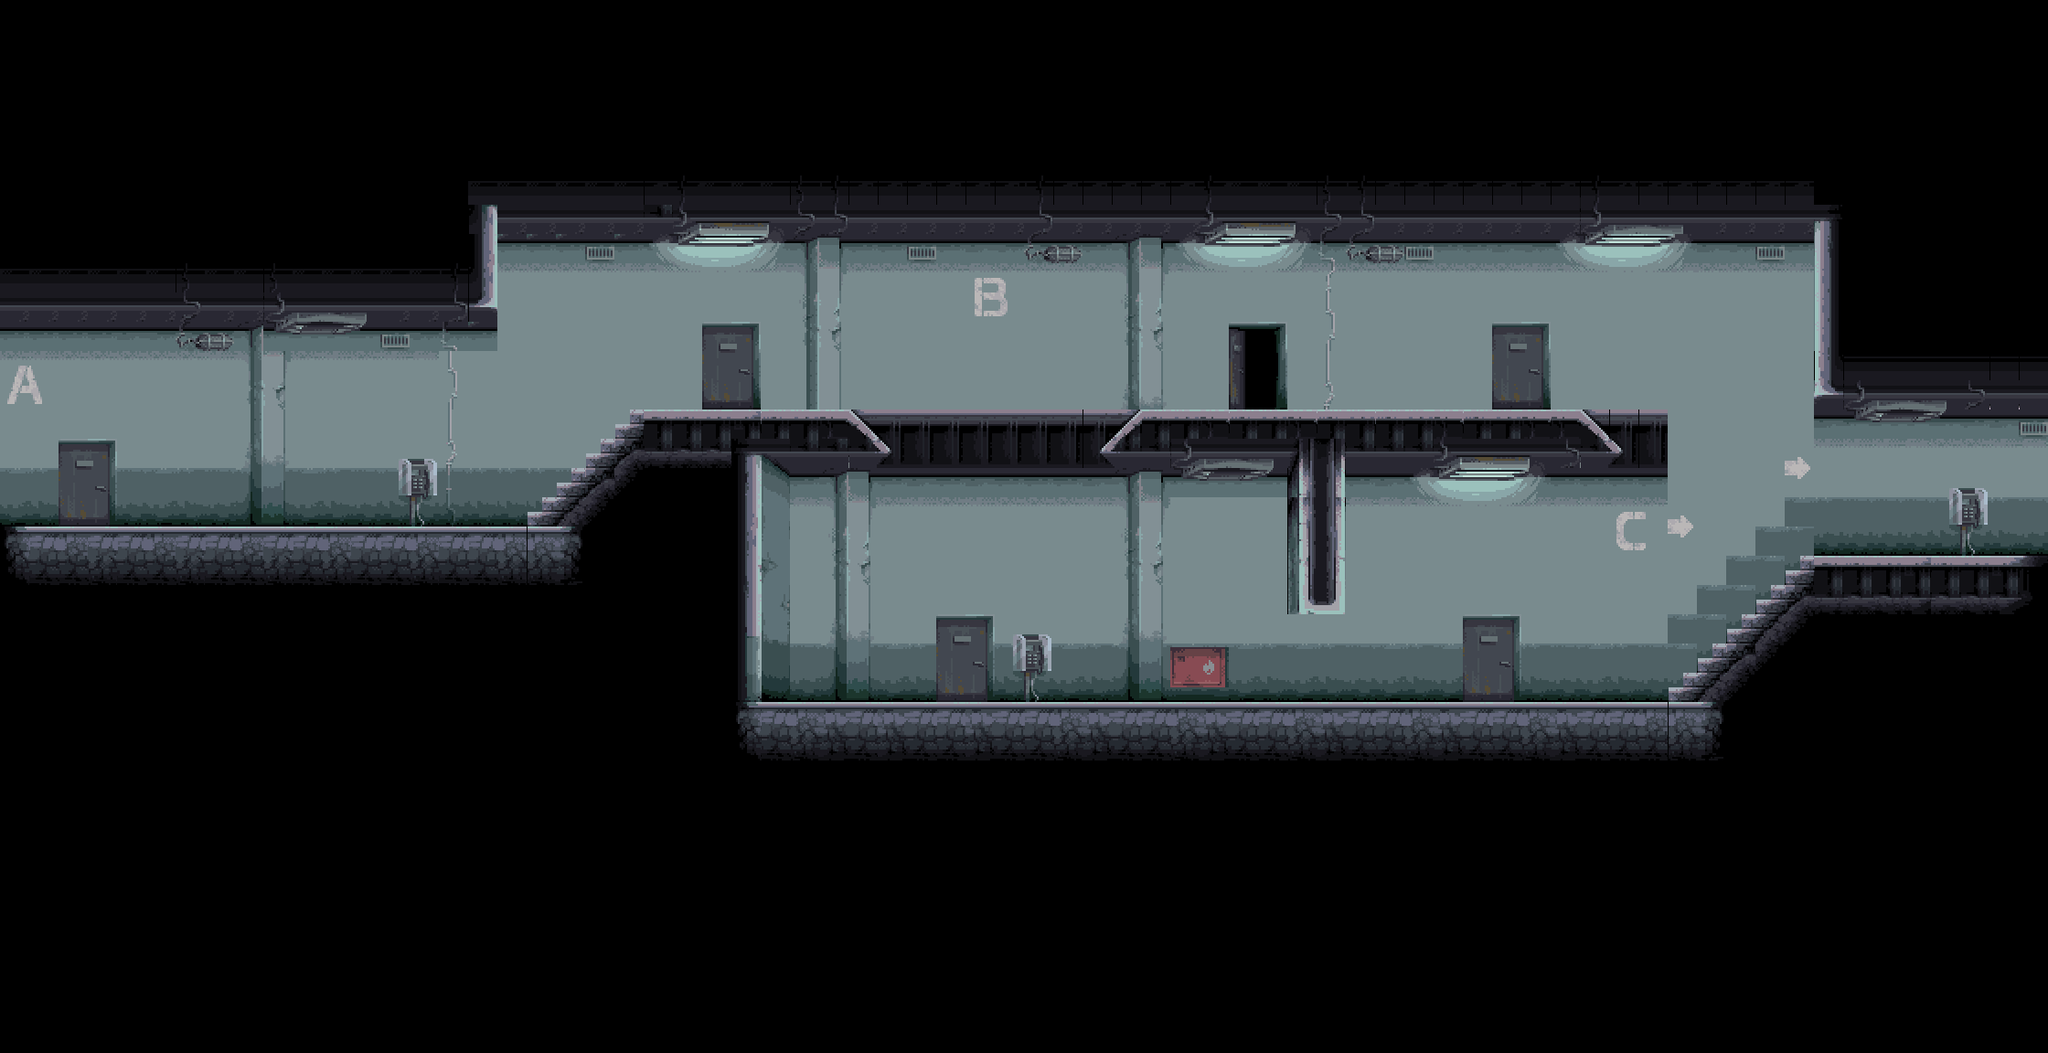

A level layout from a 2D game, rendered from its tile map. Below: a short description, then the map file with tile-grid data replaced by summaries:
An orthogonal 70x36 tile map with 32x32 px tiles, 2 tile layers (Background, Foreground), 2 tilesets.

<map version="1.10" tiledversion="1.11.2" orientation="orthogonal" renderorder="right-down" width="70" height="36" tilewidth="32" tileheight="32" infinite="0" nextlayerid="3" nextobjectid="1">
 <tileset firstgid="1" source="MapAssets/bg_prison_foreground_0.tsx" />
 <tileset firstgid="757" source="MapAssets/bg_prison_background_0.tsx" />
 <layer id="1" name="Background" width="70" height="36">
  <data>[2520 cells, 748 non-empty, 105 distinct tile ids]</data>
 </layer>
 <layer id="2" name="Foreground" width="70" height="36">
  <data>[2520 cells, 1799 non-empty, 97 distinct tile ids]</data>
 </layer>
</map>
